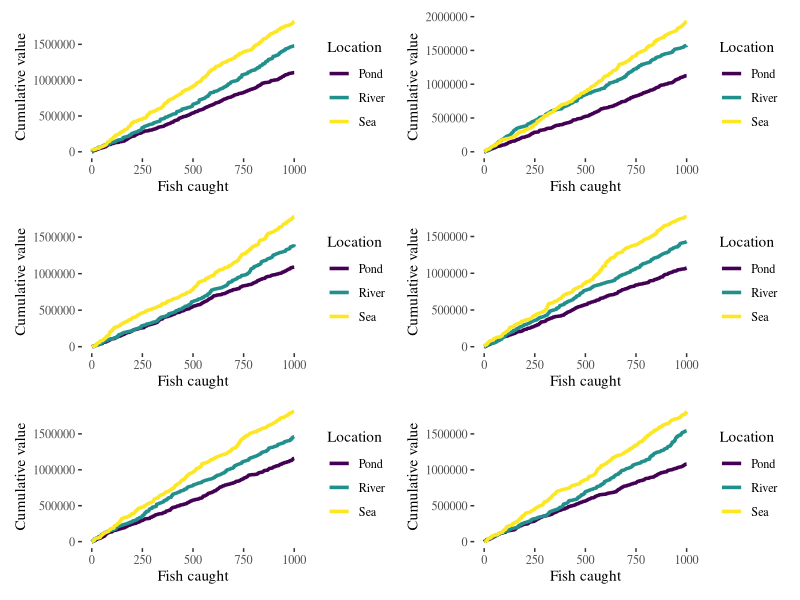

Write R code to recreate this figure.
## ---- chunk 1
#| echo: false
library(tidyverse) # For data manipulation and visualization
library(ggthemes) # For additional ggplot2 themes
library(clipr) # For reading and writing to the clipboard
library(patchwork) # For combining multiple ggplots
library(scales) # For scale functions in ggplot2

# Read in the fish data from CSV file
fish <- read_csv(file.path("..", "data", "acnh_fish.csv")) |>
  # Separate the 'spawn_rates' column
  separate(
    spawn_rates,
    into = c("spawn_low", "spawn_high"),
    sep = "–",
    fill = "right"
  ) |>
  # Replace missing 'spawn_high' values with 'spawn_low'
  mutate(
    spawn_high = if_else(is.na(spawn_high), spawn_low, spawn_high)
  ) |>
  # Convert 'spawn_low' and 'spawn_high' to numeric
  mutate(
    spawn_low = as.numeric(spawn_low),
    spawn_high = as.numeric(spawn_high)
  ) |>
  # Separate 'location' into 'location' and 'location_condition'
  separate(
    location,
    into = c("location", "location_condition"),
    sep = " \\(",
    fill = "right"
  ) |>
  # Remove the trailing ')' from 'location_condition'
  mutate(
    location_condition = str_remove(location_condition, "\\)")
  ) |>
  # Calculate average 'spawn_rate' and categorize 'spawn_freq'
  mutate(
    spawn_rate = (spawn_low + spawn_high) / 2,
    spawn_freq = case_when(
      spawn_rate > 15 ~ "very common",
      spawn_rate > 10 ~ "common",
      spawn_rate > 5 ~ "uncommon",
      spawn_rate > 2 ~ "rare",
      TRUE ~ "very rare"
    ),
    # Convert 'spawn_freq' to an ordered factor
    spawn_freq = factor(
      spawn_freq,
      levels = c(
        "very rare",
        "rare",
        "uncommon",
        "common",
        "very common"
      )
    )
  )

# Define a function to simulate fishing and generate plots
simulate_fishing <- function(sim_number, sample_size) {
  # Set the seed for reproducibility
  set.seed(sim_number)

  fish |>
    # Exclude 'Pier' location from the dataset
    filter(location != "Pier") |>
    # Calculate spawn probability for each fish
    mutate(spawn_prob = spawn_rate / 100) |>
    # Group data by 'location'
    group_by(location) |>
    # Nest the data for each group (location)
    nest() |>
    # Simulate fish catches using 'map' over the nested data
    mutate(
      catches = map(
        data,
        ~ tibble(
          fish_number = 1:sample_size,
          caught_fish = sample(
            x = .x$name,
            size = sample_size,
            prob = .x$spawn_prob,
            replace = TRUE
          )
        )
      )
    ) |>
    # Unnest the 'catches' data to combine with the main dataset
    unnest(catches) |>
    # Join with 'fish' data to get 'value' for each 'caught_fish'
    left_join(
      fish |> select(name, value),
      by = c("caught_fish" = "name")
    ) |>
    # Group by 'location' again to prepare for cumulative sum
    group_by(location) |>
    # Calculate cumulative value of caught fish
    mutate(cumulative_value = cumsum(value)) |>
    ungroup() |>
    # Create the plot using ggplot2
    ggplot(aes(
      x = fish_number,
      y = cumulative_value,
      color = location
    )) +
    geom_line(linewidth = 1.2) +
    scale_color_viridis_d() +
    labs(
      x = "Fish caught",
      y = "Cumulative value",
      color = "Location"
    ) +
    theme_tufte()
}

# Set the sample size for the simulation
sample_size <- 1000

# Generate plots for simulations using 'map' from the 'purrr' package
plots <- map(1:6, ~ simulate_fishing(.x, sample_size))

# Combine the plots into a grid layout using 'wrap_plots' from 'patchwork'
grid_plot <- wrap_plots(plots, ncol = 2)

# Display the combined plot
print(grid_plot)
## ---- chunk 2
#| echo: false
fish |>
  select(name, value, location, spawn_rate) |>
  arrange(desc(spawn_rate)) |>
  knitr::kable()
